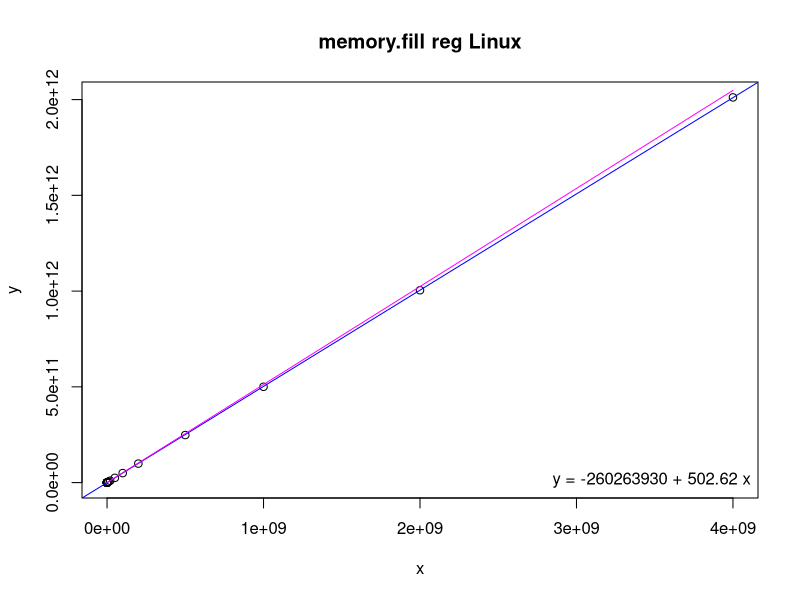
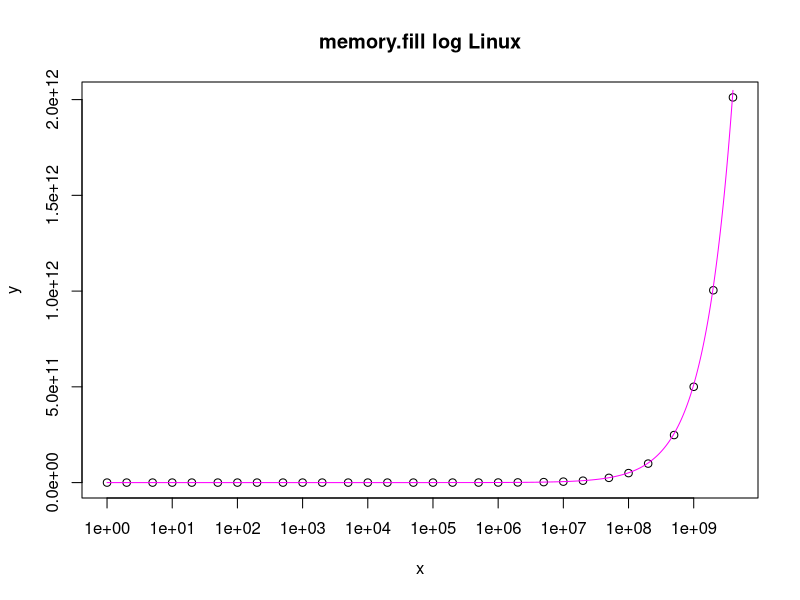

Generate these figures, in order, with R:
# Input data
x <- c(1,2,5,10,20,50,100,200,500,1000,2000,5000,10000,20000,50000,100000,200000,500000,1000000,2000000,5000000,10000000,20000000,50000000,100000000,200000000,500000000,1000000000,2000000000,4000000000)
y <- c(2845900,2844900,2850300,2849300,2847000,2842200,2849300,2849500,2848000,2867300,2882500,4807100,6680300,10370000,24901000,46441000,89888000,223290000,442920000,885460000,2503700000,5012200000,9964900000,24784000000,49592000000,99197000000,248310000000,500350000000,1004400000000,2011400000000)

# Linear regression
model <- lm(y ~ x)
coefs <- coef(model)

# Print regression coefficients
print(coefs)

# Estimating function
fe <- function(x) {
  2900000 + (((x + 64 - 1) / 64) * 32768)
}

# Estimated values
xe <- seq(1, 4000000000, by = 10000)
ye <- fe(xe)

png("memory-fill-reg.png")
plot(x, y, main = "memory.fill reg Linux")
abline(model, col = "blue")
lines(xe, ye, col = "magenta")
legend("bottomright", legend = sprintf("y = %.0f + %.2f x", coefs[1], coefs[2]), bty = "n")

png("memory-fill-log.png")
plot(x, y, log = "x", main = "memory.fill log Linux")
lines(xe, ye, col = "magenta")
